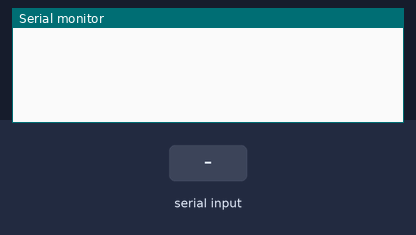
Recording of a sketch running on a simulated Arduino Uno, built with avr-gcc and run on an emulated ATmega328P. Shown: the last lines printed to the serial monitor. The inputs (shaded band) are chosen by the test bench.

Above: at 1.2 s.
1.3 s: "," received over Serial
At 2.5 s:
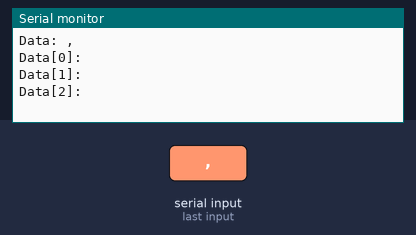
3.0 s: "1" received over Serial
At 4.1 s:
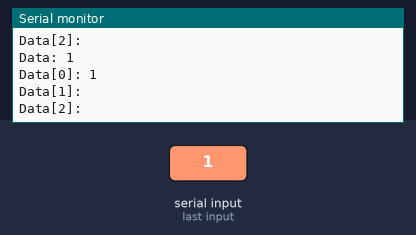
Timing chart, 0 to 6.0 s (numbered marks = the images above; inputs shaded):
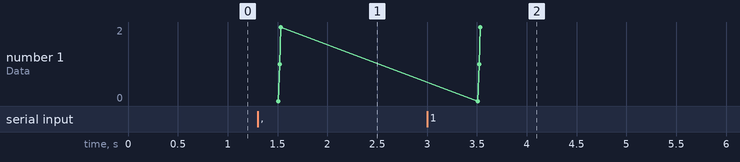

The sketch:

ParsingSerial.ino
```cpp
const unsigned int jmlData = 3; //jumlah data yang diinginkan

String dataString;
String data[jmlData];

void parsing();

void setup() {
  Serial.begin(9600);
}
void loop() {
  while(!Serial.available()){
    delay(500);
  }
  while(Serial.available()){
    char readSerial = (char)Serial.read();
    dataString += readSerial;
  }
  parsing();
}
void parsing(){
  Serial.print("Data: ");
  Serial.println(dataString);
  unsigned int i = 0, dataNow = 0;
  data[dataNow] = "";
  for(i = 0; i < dataString.length(); i++){
    if(dataString[i] == ','){
      dataNow++;
      data[dataNow] = "";
    }else{
      data[dataNow] += dataString[i];
    }
  }
  for(i = 0; i < jmlData; i++){
    Serial.print("Data[");
    Serial.print(i);
    Serial.print("]: ");
    Serial.println(data[i]);
  }
  dataString = "";
}
```

Measured:
- after the input at 1.3 s, the serial monitor: prints a new line after 0.20 s (image 1)
- after the input at 3.0 s, the serial monitor: prints a new line after 0.50 s (image 2)
